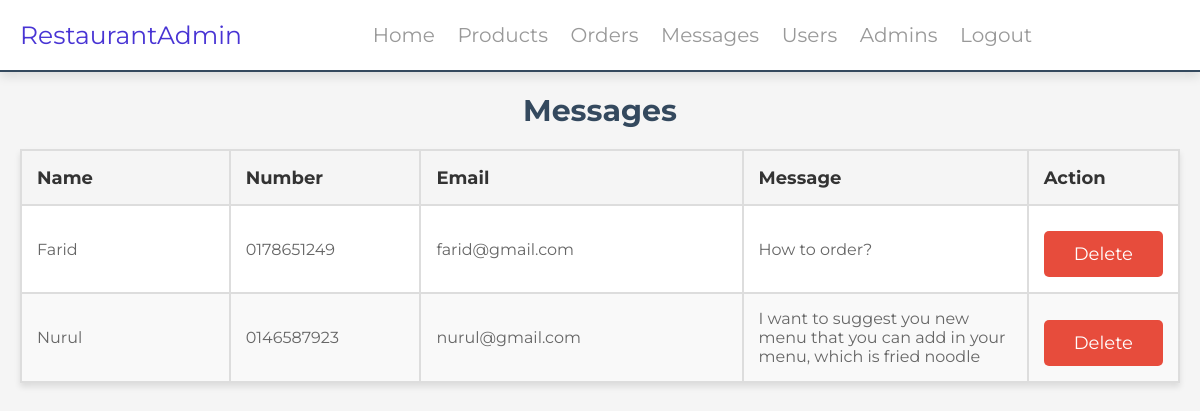
/admin/messages.php (signed in), run on the app's committed database.
### tables this page shows
CREATE TABLE `messages` (
  `id` int(100) NOT NULL,
  `user_id` int(100) NOT NULL,
  `name` varchar(100) NOT NULL,
  `email` varchar(100) NOT NULL,
  `number` varchar(12) NOT NULL,
  `message` varchar(500) NOT NULL
);

### admin/messages.php (the view, shortened to what this page needs)
<?php
include '../components/connect.php';
?>
<!DOCTYPE html>
<html lang="en">
<head>
    <link rel="stylesheet" href="../css/admin_style.css">
</head>
<body>
<?php include '../components/admin_header.php' ?>
<section class="messages">
    <h1 class="heading">Messages</h1>
    <div class="table-container">
        <table width="1000" height="100" class="message-table">
            <thead>
                <tr>
                    <th width="19%" height="55">Name</th>
                    <th width="17%">Number</th>
                    <th width="29%">Email</th>
                    <th width="26%">Message</th>
                    <th width="9%">Action</th>
                </tr>
            </thead>
            <tbody>
                <?php
                $select_messages = $conn->prepare("SELECT * FROM `messages`");
                $select_messages->execute();
                if ($select_messages->rowCount() > 0) {
                    while ($fetch_messages = $select_messages->fetch(PDO::FETCH_ASSOC)) {
                ?>
                        <tr>
                            <td><?= $fetch_messages['name']; ?></td>
                            <td><?= $fetch_messages['number']; ?></td>
                            <td><?= $fetch_messages['email']; ?></td>
                            <td><?= $fetch_messages['message']; ?></td>
                            <td><a href="messages.php?delete=<?= $fetch_messages['id']; ?>"class="delete-btn" onclick="return confirm('Delete this message?');">Delete</a></td>
                        </tr>
                <?php
                    }
                } else {
                    echo '<tr><td colspan="5">You have no messages</td></tr>';
                }
                ?>
            </tbody>
        </table>
    </div>
</section>
</body>
</html>

### css/admin_style.css (style rules this page uses)
:root { --main-color:#4834d4; --red:#e74c3c; --orange:#f39c12; --black:#34495e; --white:#fff; --light-bg:#f5f5f5; --light-color:#999; --border:.2rem solid var(--black); --box-shadow:0 .5rem 1rem rgba(0,0,0,.1); }
* { font-family: 'Montserrat', sans-serif; margin:0; padding:0; box-sizing: border-box; text-decoration: none; outline: none; border:none; }
html { font-size: 62.5%; overflow-x: hidden; }
body { background-color: var(--light-bg); }
section { max-width: 1200px; margin:0 auto; padding:2rem; }
.btn, .delete-btn, .option-btn { display: block; margin-top: 1rem; border-radius: .5rem; cursor: pointer; width: 100%; font-size: 1.8rem; color:var(--white); padding:1.2rem 3rem; text-transform: capitalize; text-align: center; }
.delete-btn { background-color: var(--red); }
.heading { text-align: center; margin-bottom: 2rem; text-transform: capitalize; color:var(--black); font-size: 3rem; }
.message-table { width: auto; border-collapse: collapse; background-color: #fff; box-shadow: 0 4px 6px rgba(0, 0, 0, 0.1); table-layout: fixed; margin: 0 auto; }
.message-table th { background-color: #f5f5f5; padding: 15px; text-align: left; border: 2px solid #ddd; font-weight: bold; color: #333; font-size: 18px; white-space: nowrap; overflow: hidden; }
.message-table td { padding: 15px; border: 2px solid #ddd; color: #666; font-size: 16px; white-space: normal; word-wrap: break-word; }
.message-table tbody tr:nth-child(even) { background-color: #f9f9f9; }

### data on the page
messages: name "Farid", number "0178651249", email "farid@gmail.com", message "How to order?"
messages: name "Nurul", number "0146587923", email "nurul@gmail.com", message "I want to suggest you new menu that you can add in your menu, which is fried noodle"
